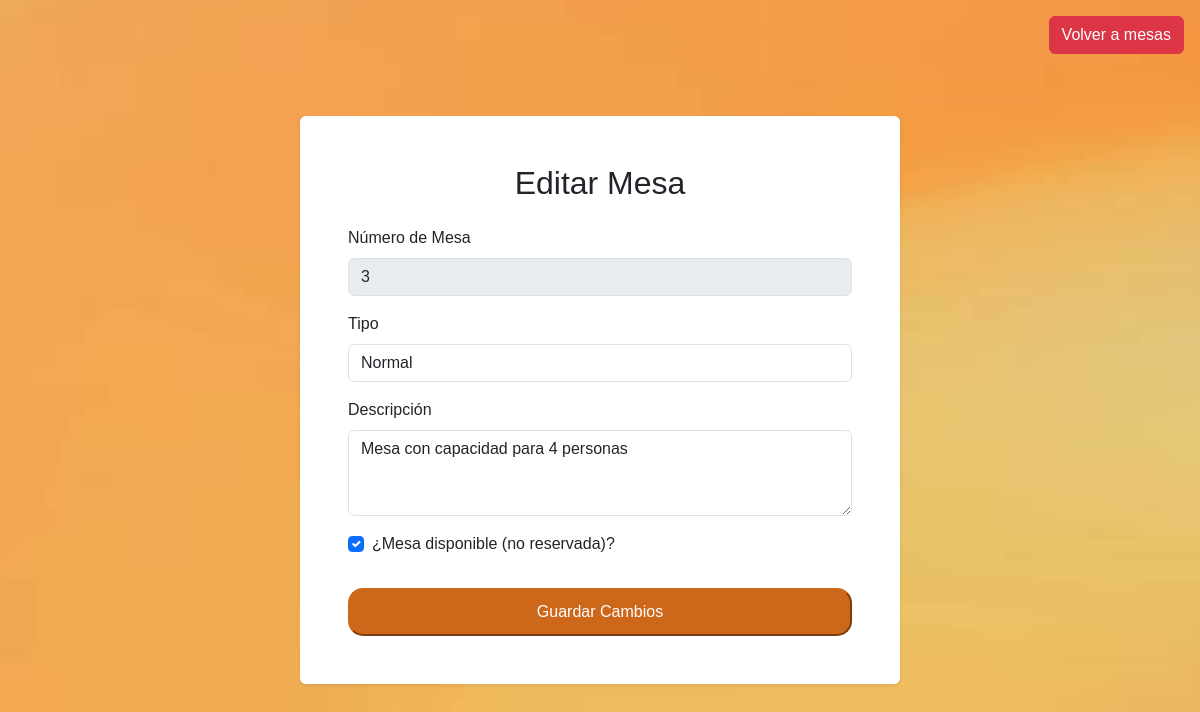
The app's page /mesas/editar/3/ (signed in) with its own data.
### myapp/models.py (models this page shows)
class Mesa(models.Model):
    idMesa = models.AutoField(primary_key=True)
    tipo = models.CharField(max_length=200, blank=True, null=True)  # Nueva descripción
    numero = models.IntegerField(null=True, blank=True)
    descripcion = models.CharField(max_length=200, blank=True, null=True)  # Nueva descripción
    visible = models.BooleanField(default=True)  # Nuevo campo
    disponible = models.BooleanField(default=True)  # Nuevo campo

### myapp/views/viewsMesa.py (the view)
# urls.py: path('mesas/editar/<int:producto_id>/', viewsMesa.editar_mesa, name='editar_mesa'),
@login_required
def editar_mesa(request, producto_id):
    mesa = get_object_or_404(Mesa, pk=producto_id)
    if request.method == 'POST':
        mesa.tipo = request.POST.get('tipo')
        mesa.descripcion = request.POST.get('descripcion')
        mesa.disponible = 'disponible' in request.POST
        mesa.save()
        return redirect('mesas')
    return render(request, 'editar_mesa.html', {'mesa': mesa})

### myapp/templates/editar_mesa.html (shortened to what this page needs)
{% load static %}
<!DOCTYPE html>
<html lang="es">
<head>
    <link href="https://cdn.jsdelivr.net/npm/bootstrap@5.3.3/dist/css/bootstrap.min.css" rel="stylesheet">
    <link rel="stylesheet" type="text/css" href="{% static 'css/editarProducto.css' %}">
</head>
<body class="bg-primary d-flex align-items-center justify-content-center vh-100">
    <div class="volver-btn position-absolute top-0 end-0 m-3">
        <a href="{% url 'mesas' %}" class="btn btn-danger">
             Volver a mesas
        </a>
    </div>
    <article class="bg-white p-4 p-md-5 rounded shadow-sm w-100" style="max-width: 600px;">
        <h2 class="text-center mb-4">Editar Mesa</h2>
        <form method="POST">
            <div class="mb-3">
                <label for="numero" class="form-label">Número de Mesa</label>
                <input type="number" class="form-control" id="numero" value="{{ mesa.numero }}" disabled>
            </div>
            <div class="mb-3">
              <label for="tipo" class="form-label">Tipo</label>
             <select class="form-control" name="tipo" id="tipo" required>
               <option value="Normal" {% if mesa.tipo == "Normal" %}selected{% endif %}>Normal</option>
            </select>
            </div>
            <div class="mb-3">
                <label for="descripcion" class="form-label">Descripción</label>
                <textarea class="form-control" name="descripcion" id="descripcion" rows="3">{{ mesa.descripcion }}</textarea>
            </div>
            <div class="form-check mb-3">
                <input type="checkbox" class="form-check-input" name="disponible" id="disponible" {% if mesa.disponible %}checked{% endif %}>
                <label class="form-check-label" for="disponible">¿Mesa disponible (no reservada)?</label>
            </div>
            <button type="submit" class="btn-primary w-100 mt-3">Guardar Cambios</button>
        </form>
    </article>
</body>
</html>

### myapp/static/css/editarProducto.css (style rules this page uses)
body { font-family: sans-serif; background-image: url('../img/Fondo2.jpg'); background-size: cover; background-position: center center; }
.btn-primary { color: white; background-color: #cd681b; border-color: #cd681b; padding: 10px 18px; border-radius: 15px; font-size: 1rem; }

### records on screen
Mesa: numero "3", tipo "Normal", descripcion "Mesa con capacidad para 4 personas", disponible "☑"
